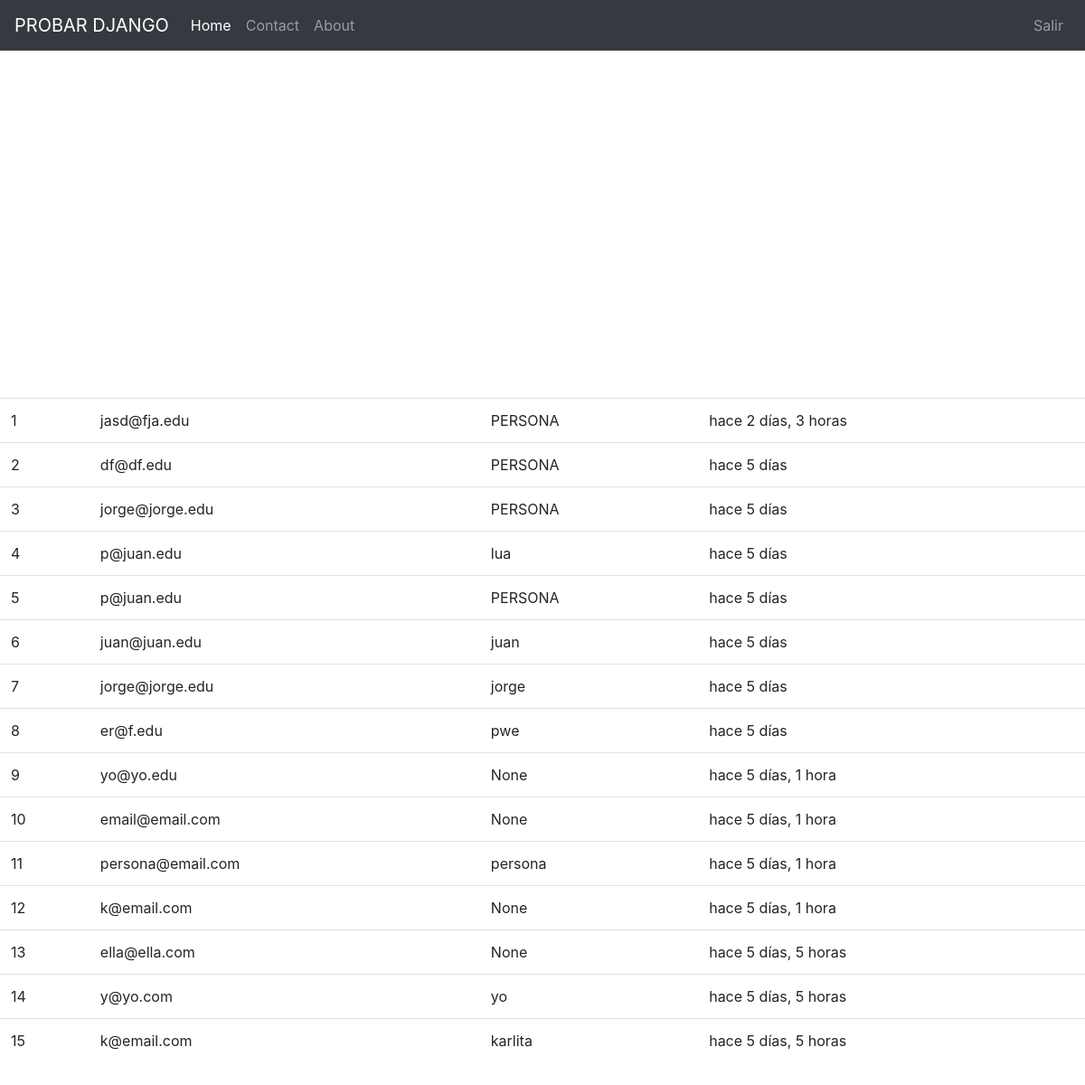
The app's page / (signed in) with its own data.
### boletin/models.py (models this page shows, shortened)
class Registrado(models.Model):
    nombre=models.CharField(max_length=100,blank=True,null=True)
    email=models.EmailField()
    timestamp = models.DateTimeField(auto_now_add=True, auto_now=False)
    def __str__(self):    #Python 3
        return self.email

### boletin/views.py (the view, shortened to what this page needs)
# urls.py: path('', views.inicio, name='home'),
def inicio(request):
    titulo = "Bienvenido"
    if request.user.is_authenticated:
        titulo = "Bienvenido %s" %(request.user)
    form = RegModelForm(request.POST or None)
    context = {
        "titulo": titulo,
        "el_form": form,
    }
    if request.user.is_authenticated and request.user.is_staff:
        i=1
        for instance in Registrado.objects.all():
            i+=1
            print(instance.nombre)
        print(i)
        queryset = Registrado.objects.all().order_by("-timestamp")
        context = {
            "queryset":queryset,
        }
    return render(request, 'inicio.html', context)

### templates/inicio.html (shortened to what this page needs)
{% extends "base.html" %}
{% load crispy_forms_tags %}
{% load static %}
    {% block jumbotron %}
        {% if request.user.is_staff %}
        <table class="table">
            {% for instance in queryset %}
            <tr><td>{{ forloop.counter }}</td><td>{{ instance }}</td><td>{{ instance.nombre }}</td><td>hace {{ instance.timestamp|timesince }}</td></tr><br/>
            {% endfor %}
        </table>
        {% endif %}
    {% endblock %}

### static_pro/static/css/navbar-top.css (style rules this page uses)
body { min-height: 75rem; }

### records on screen
Registrado: email "jasd@fja.edu", nombre "PERSONA", timestamp "2 días, 3 horas"
Registrado: email "df@df.edu", nombre "PERSONA", timestamp "5 días"
Registrado: email "jorge@jorge.edu", nombre "PERSONA", timestamp "5 días"
Registrado: email "p@juan.edu", nombre "lua", timestamp "5 días"
Registrado: email "p@juan.edu", nombre "PERSONA", timestamp "5 días"
Registrado: email "juan@juan.edu", nombre "juan", timestamp "5 días"
Registrado: email "jorge@jorge.edu", nombre "jorge", timestamp "5 días"
Registrado: email "er@f.edu", nombre "pwe", timestamp "5 días"
Registrado: email "yo@yo.edu", nombre "None", timestamp "5 días, 1 hora"
Registrado: email "email@email.com", nombre "None", timestamp "5 días, 1 hora"
Registrado: email "persona@email.com", nombre "persona", timestamp "5 días, 1 hora"
Registrado: email "k@email.com", nombre "None", timestamp "5 días, 1 hora"
Registrado: email "ella@ella.com", nombre "None", timestamp "5 días, 5 horas"
Registrado: email "y@yo.com", nombre "yo", timestamp "5 días, 5 horas"
Registrado: email "k@email.com", nombre "karlita", timestamp "5 días, 5 horas"
